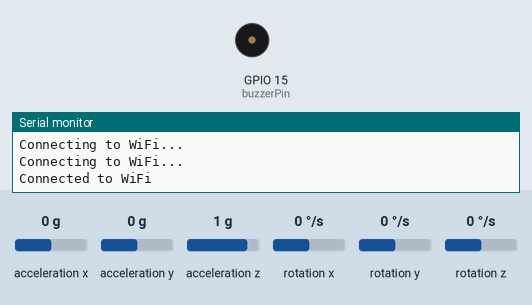
Simulated run of this sketch. Board: ESP32. Parts: buzzer (waves = sounding), the last lines printed to the serial monitor. The inputs (shaded band) are chosen by the test bench; at power-on: rotation x 0 °/s, rotation y 0 °/s, acceleration x 0 g, acceleration y 0 g, acceleration z 1 g, rotation z 0 °/s. WiFi joins after 1.5 s; servers stay silent unless stated.

Above: at 6.2 s.
6.3 s: rotation x set to -192 °/s
At 6.7 s:
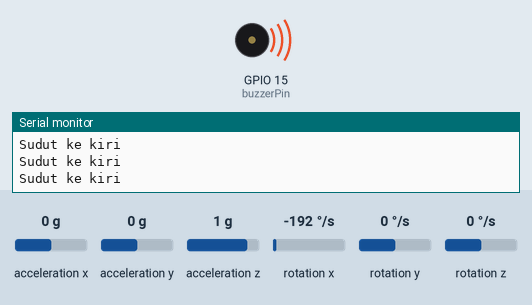
7.8 s: rotation x set to 100 °/s
At 8.3 s:
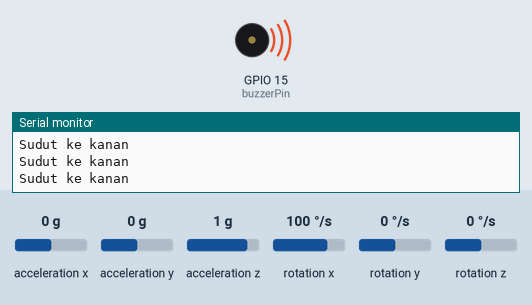
9.7 s: rotation x set to 0 °/s
At 10.5 s:
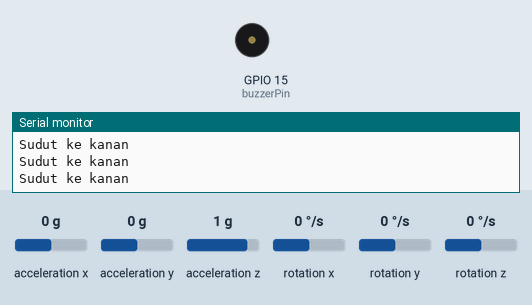
11.2 s: rotation y set to -192 °/s
At 12.5 s:
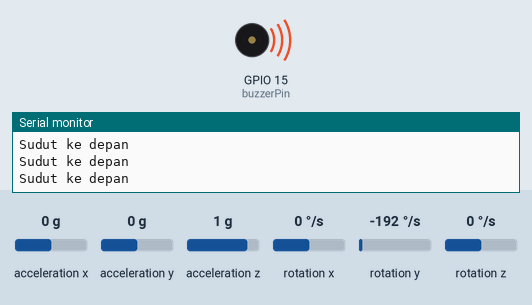
13.1 s: rotation y set to 100 °/s
At 14.0 s:
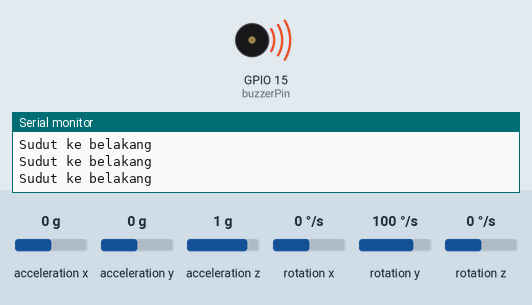
15.0 s: rotation y set to 0 °/s
At 15.7 s:
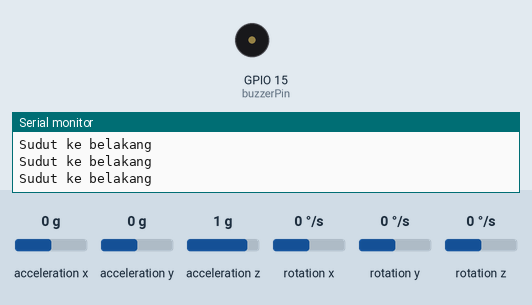
Timing chart, 0 to 17.5 s (numbered marks = the images above; inputs shaded):
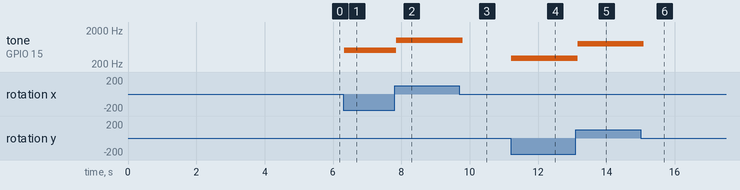

Measured:
- after the input at 6.3 s, tone on GPIO 15 (buzzerPin): silent → 500 Hz at once
- after the input at 7.8 s, tone on GPIO 15 (buzzerPin): 500 Hz → 1000 Hz after 0.06 s
- after the input at 9.7 s, tone on GPIO 15 (buzzerPin): 1000 Hz → silent after 0.09 s
- after the input at 11.2 s, tone on GPIO 15 (buzzerPin): silent → 300 Hz at once
- after the input at 13.1 s, tone on GPIO 15 (buzzerPin): 300 Hz → 800 Hz after 0.06 s
- after the input at 15.0 s, tone on GPIO 15 (buzzerPin): 800 Hz → silent after 0.09 s

The sketch:

Kegiatan2.ino
```cpp
#include <Wire.h>
#include <MPU6050_tockn.h>
#include <WiFi.h>

const char* ssid = "SSID";
const char* password = "PASSWORD";

MPU6050 mpu(Wire);

int16_t ax, ay, az;
int16_t gx, gy, gz;

const int buzzerPin = 15; // Pin buzzer
const float threshold = 10.0; // Ambang sudut perubahan

void setup() {
  Wire.begin();
  mpu.begin();
  mpu.calcGyroOffsets(true);

  pinMode(buzzerPin, OUTPUT);

  Serial.begin(9600);
  WiFi.begin(ssid, password);
  while (WiFi.status() != WL_CONNECTED) {
    delay(1000);
    Serial.println("Connecting to WiFi...");
  }
  Serial.println("Connected to WiFi");
}

void loop() {
  mpu.update();

  int16_t gxNew = mpu.getGyroX();
  int16_t gyNew = mpu.getGyroY();
  int16_t gzNew = mpu.getGyroZ();

  float angleX = atan2(gxNew, sqrt(gyNew*gyNew + gzNew*gzNew)) * 180 / PI;
  float angleY = atan2(gyNew, sqrt(gxNew*gxNew + gzNew*gzNew)) * 180 / PI;

  if (abs(angleX) > threshold) {
    if (angleX > 0) {
      // Sudut ke kanan
      tone(buzzerPin, 1000); // Bunyi dengan frekuensi 1000 Hz
      Serial.println("Sudut ke kanan");
    } else {
      // Sudut ke kiri
      tone(buzzerPin, 500); // Bunyi dengan frekuensi 500 Hz
      Serial.println("Sudut ke kiri");
    }
  } else if (abs(angleY) > threshold) {
    if (angleY > 0) {
      // Sudut ke belakang
      tone(buzzerPin, 800); // Bunyi dengan frekuensi 800 Hz
      Serial.println("Sudut ke belakang");
    } else {
      // Sudut ke depan
      tone(buzzerPin, 300); // Bunyi dengan frekuensi 300 Hz
      Serial.println("Sudut ke depan");
    }
  } else {
    noTone(buzzerPin); // Matikan bunyi jika tidak ada perubahan sudut
  }

  delay(100);
}
```
